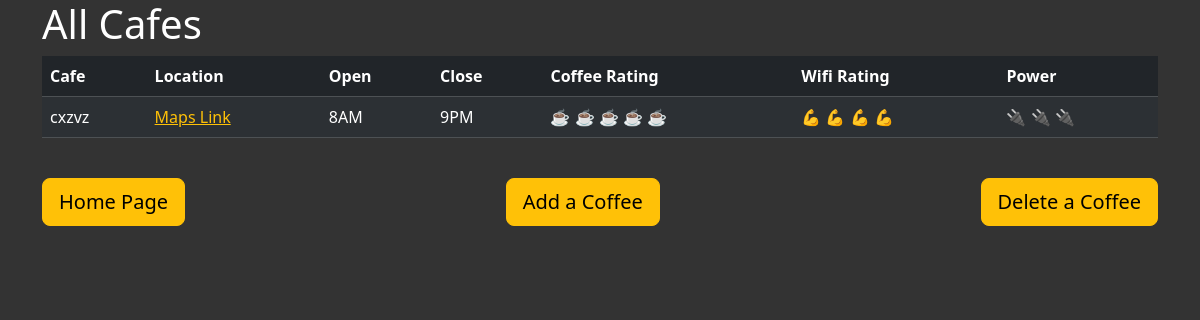
/cafes, run on an earlier commit of the app's database.
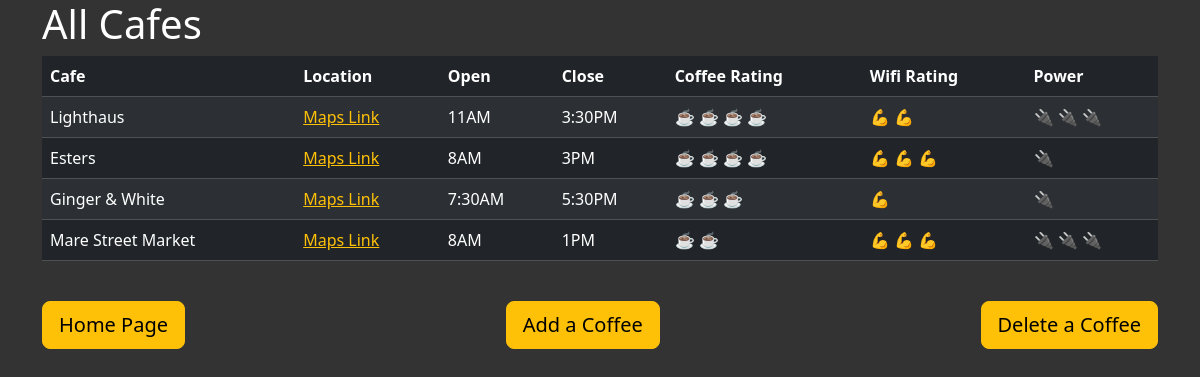
And on a later commit of the database.
### main.py (models this page shows, shortened)
class Caffees(db.Model):
    id = db.Column(db.Integer, primary_key=True)
    cafe = db.Column(db.String(250), nullable=False, unique=True)
    location = db.Column(db.String(250), nullable=False)
    open = db.Column(db.String, nullable=False)
    close = db.Column(db.String, nullable=False)
    ratings = db.relationship('Rating', backref='cafe')

class Rating(db.Model):
    id = db.Column(db.Integer, primary_key=True)
    coffee_rating = db.Column(db.String, nullable=False)
    wifi_rating = db.Column(db.String, nullable=False)
    power = db.Column(db.String, nullable=False)
    cafe_id = db.Column(db.Integer, db.ForeignKey('caffees.id'))

### main.py (the view)
@app.route('/cafes')
def cafes():
    all_cafes = Caffees.query.all()
    return render_template('cafes.html', cafes=all_cafes)

### templates/cafes.html (shortened to what this page needs)
{% extends 'base.html' %}
{% block content %}
<div class="container">
  <div class="row">
    <div class="col-sm-12">
      <h1>All Cafes</h1>
      <table class="table table-dark table-striped table-hover">
          <thead>
            <tr>
              <th>Cafe</th>
              <th>Location</th>
              <th>Open</th>
              <th>Close</th>
              <th>Coffee Rating</th>
              <th>Wifi Rating</th>
              <th>Power</th>
            </tr>
          </thead>
          <tbody>
            {% if cafes|length == 0 %}
              <tr>
                <td colspan="7">No records found</td>
              </tr>
            {% else %}
              {% for cafe in cafes %}
              <tr>
                <td>{{ cafe.cafe }}</td>
                <td><a href="{{ cafe.location }}">Maps Link</a></td>
                <td>{{ cafe.open }}</td>
                <td>{{ cafe.close }}</td>
                <td>
                  {% for rating in cafe.ratings %}
                    {{ rating.coffee_rating }}
                  {% endfor %}
                </td>
                <td>
                  {% for rating in cafe.ratings %}
                    {{ rating.wifi_rating }}
                  {% endfor %}
                </td>
                <td>
                  {% for rating in cafe.ratings %}
                    {{ rating.power }}
                  {% endfor %}
                </td>
              </tr>
              {% endfor %}
            {% endif %}
          </tbody>
      </table>
      <br>
      <div class="d-flex justify-content-between">
        <a class="btn btn-warning btn-lg" href="{{ url_for('home') }}" role="button">Home Page</a>
        <a class="btn btn-warning btn-lg" href="{{ url_for('add_cafe') }}" role="button">Add a Coffee</a>
        <a class="btn btn-warning btn-lg" href="{{ url_for('delete') }}" role="button">Delete a Coffee</a>
      </div>
    </div>
  </div>
</div>
{% endblock %}

### templates/base.html (shortened to what this page needs)
<!DOCTYPE html>
<html lang="en">
  <head>
    {% block styles %}
    {{ bootstrap.load_css() }}
    <link rel="stylesheet" href="../static/css/styles.css">
    {% endblock %}
  </head>
  <body>
    {% block content %}{% endblock %}
  </body>
</html>

### static/css/styles.css (style rules this page uses)
body { background-color: #333; color: white; }
a { color: #ffc107; }

What changed in the data, as far as the page shows it:
added Caffees: cafe "Lighthaus", open "11AM", close "3:30PM"
added Rating: coffee_rating "☕️ ☕️ ☕️ ☕️", wifi_rating "💪 💪", power "🔌 🔌 🔌"
changed Caffees: loses Rating (coffee_rating "☕️ ☕️ ☕️ ☕️ ☕️", wifi_rating "💪 💪 💪 💪", power "🔌 🔌 🔌"); cafe "cxzvz" → "Esters"; close "9PM" → "3PM"
added Rating: coffee_rating "☕️ ☕️ ☕️ ☕️", wifi_rating "💪 💪 💪", power "🔌", shown under Caffees "Esters"
added Caffees: cafe "Ginger & White", open "7:30AM", close "5:30PM"
added Rating: coffee_rating "☕️ ☕️ ☕️", wifi_rating "💪", power "🔌"
added Caffees: cafe "Mare Street Market", open "8AM", close "1PM"
added Rating: coffee_rating "☕️ ☕️", wifi_rating "💪 💪 💪", power "🔌 🔌 🔌"
